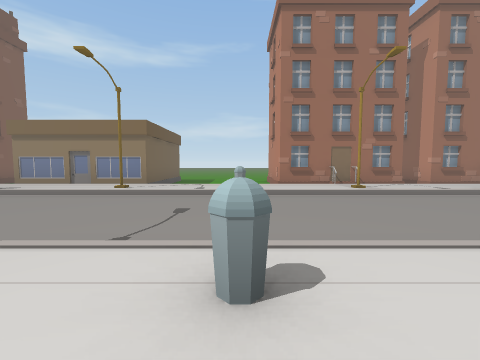
view 1 (above)

23 first-person views from a walk through a Unity game level. The camera is 1.4 m above the floor, tilts 4° down and sees 90° across. The floor is counted in squares, 2 m on a side. Each view is taken from the middle of a square. On the plan, view 1 faces up. The plan holds only what a view shows up to about 9 squares ahead; the rest is blank. The place goes on beyond the plan. Some animated figures are not drawn.

view 2
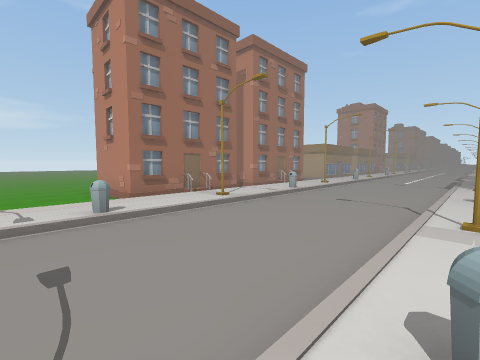

view 3
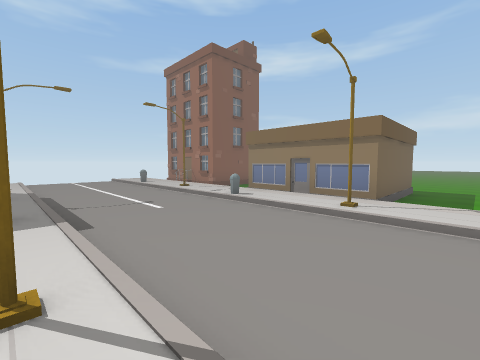

view 4
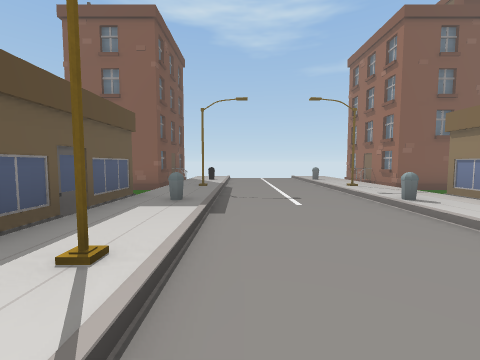

view 5
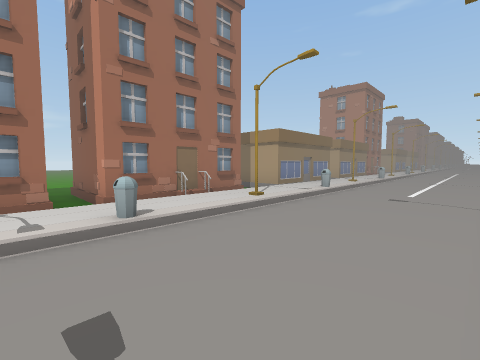

view 6
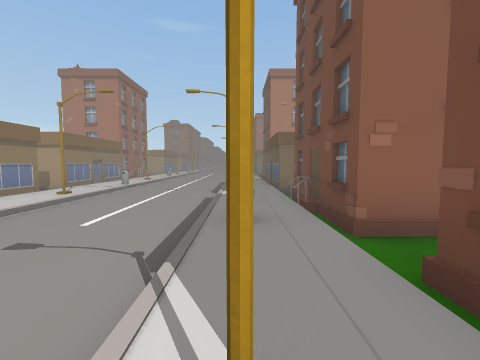

view 7
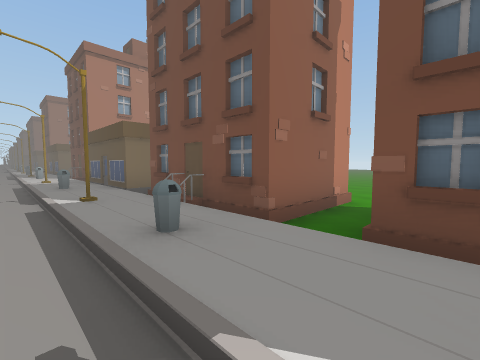

view 8
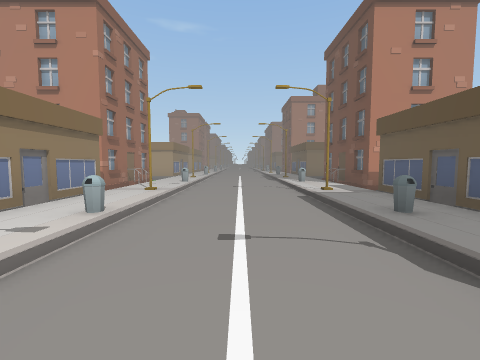

view 9
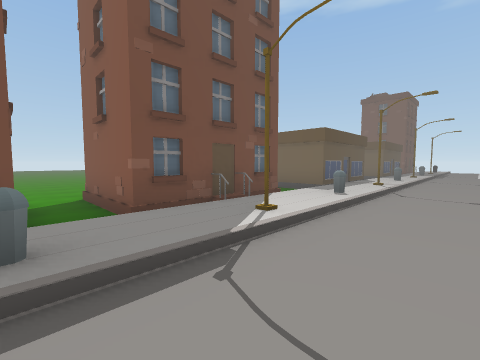

view 10
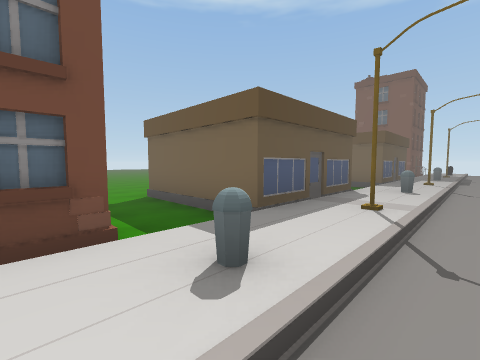

view 11
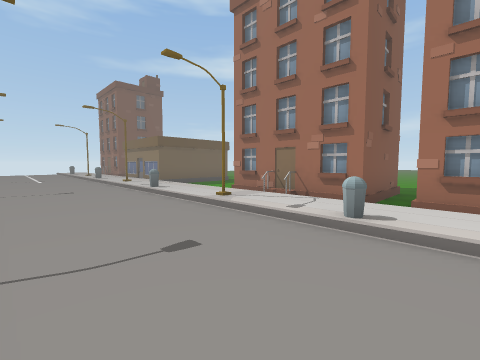

view 12
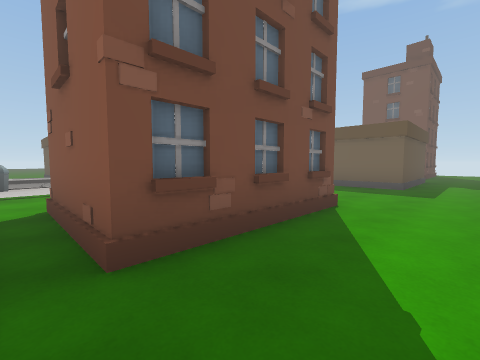

view 13
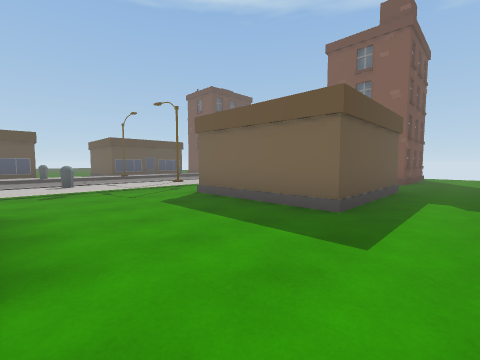

view 14
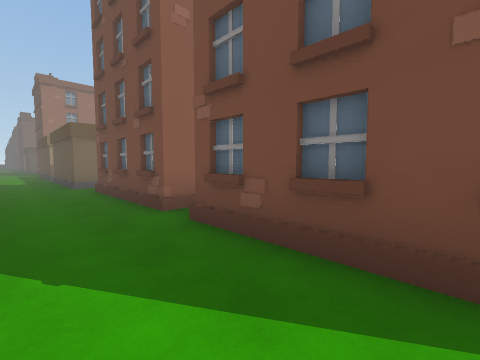

view 15
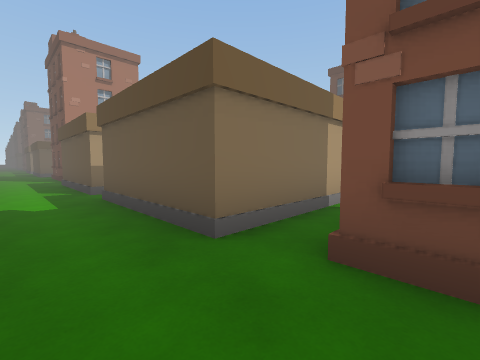

view 16
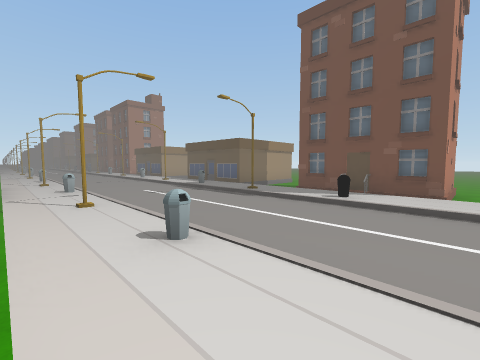

view 17
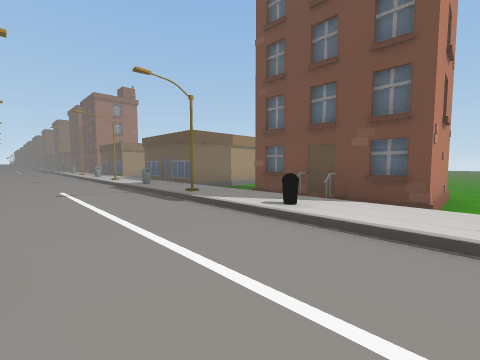

view 18
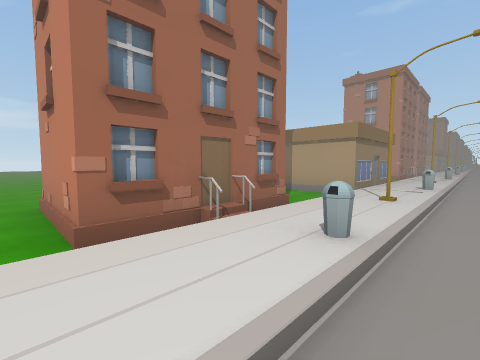

view 19
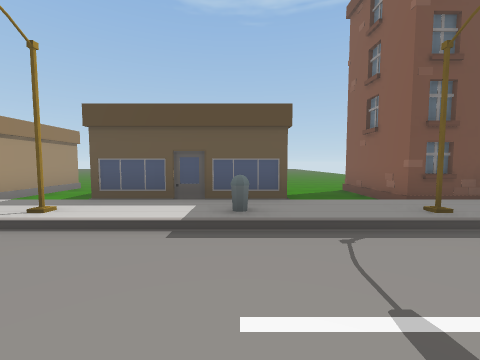

view 20
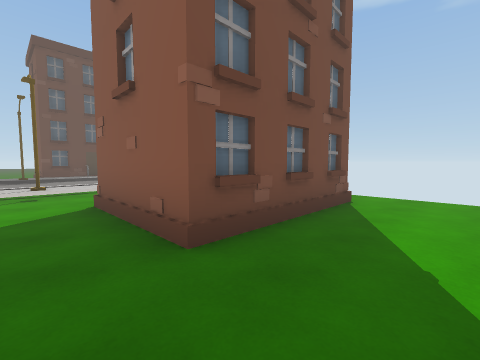

view 21
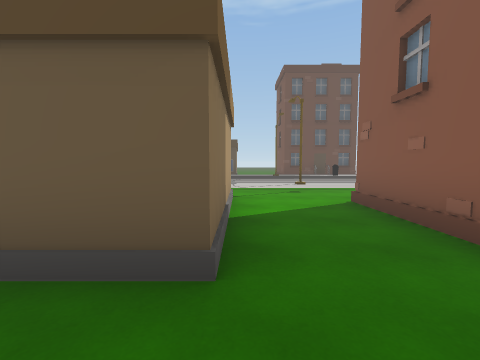

view 22
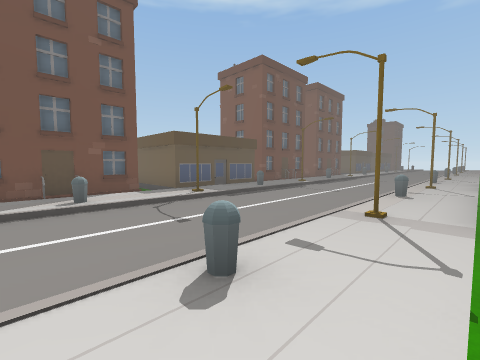

view 23
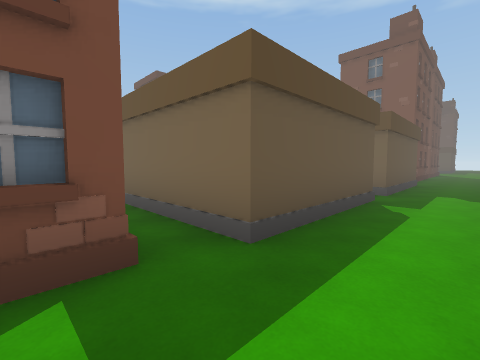

### Floor plan
Key: @ floor where view 1 was taken; # wall or solid block; . main floor; - floor 0.25 m lower than the main floor; / step, stairs or slope; B bin; O other object.
Columns run from 12 left of view 1 to 21 right of it. Each row starts with its distance up from view 1.
 11 ---------------------------------
 10 ---------------------------------
  9 -####-####---####/###/#  ##  #-#
  8 -####-#  #---####/ ##/#   #  #-
  7 -O###-#   ---###O/O## #   # ##-O##
  6 ///////O.O////////////#O#####O////
  5 ..B..#.B..#.B..#.B..#.B....B..#.B.
  4 ..................................
  3 ..................................
  2 ..................................
  1 ..B..#.B..#.B..#.B..#.B..#.B..#.B.
  0 //O////O////@O#O///O////OO###O//O/
 -1 -####-#  #--# ##-/###/##### ##-###
 -2 -#  #-#    -#  #-/   /#      #-
 -3 -O  #-#    -#  #-/  O/#      #
 -4 -   --         --    --
 -5 -   --         --   ----
 -6 --             --   ----
 -7 --                  ----
 -8                      --

Positions as (right, up) in squares from view 1, and headings:
1: (0, 0), facing up
2: (-1, 1), facing up-right
3: (-1, 1), facing up-left
4: (-1, 2), facing left
5: (4, 2), facing up-right
6: (7, 1), facing right
7: (8, 2), facing down-right
8: (12, 3), facing right
9: (10, 3), facing down-left
10: (6, 2), facing down-left
11: (6, 2), facing up-left
12: (5, 11), facing down-left
13: (1, 11), facing down-left
14: (2, 11), facing down-right
15: (8, 11), facing down-right
16: (-12, 6), facing down-right
17: (-12, 4), facing down-right
18: (-12, 4), facing up-right
19: (-5, 4), facing down
20: (-7, 11), facing down-left
21: (-6, 11), facing down
22: (21, 6), facing down-left
23: (19, 11), facing down-left
